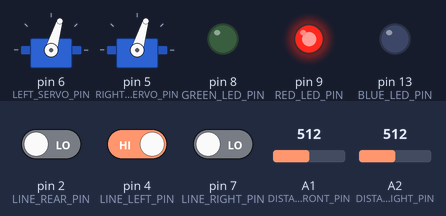
Simulated run of this sketch. Board: Arduino Uno, built with avr-gcc and run on an emulated ATmega328P. Shown: 2 × servo, output pins drawn as LEDs (lit = HIGH). The test bench sets the inputs (shaded band); at power-on: A1 (DISTANCE_FRONT_PIN) = 512, A2 (DISTANCE_RIGHT_PIN) = 512, pin 4 (LINE_LEFT_PIN) HIGH, pin 7 (LINE_RIGHT_PIN) LOW, pin 2 (LINE_REAR_PIN) LOW.

Above: at 1.2 s.
1.3 s: A1 (DISTANCE_FRONT_PIN) set to 169
4.3 s: A1 (DISTANCE_FRONT_PIN) set to 148
At 4.8 s:
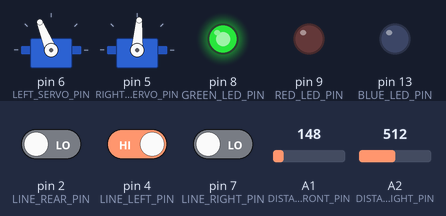
7.3 s: A2 (DISTANCE_RIGHT_PIN) set to 173
10.3 s: A2 (DISTANCE_RIGHT_PIN) set to 148
At 11.1 s:
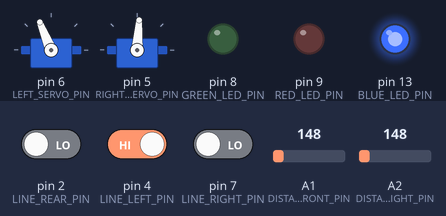
13.3 s: pin 4 (LINE_LEFT_PIN) driven LOW
At 13.9 s:
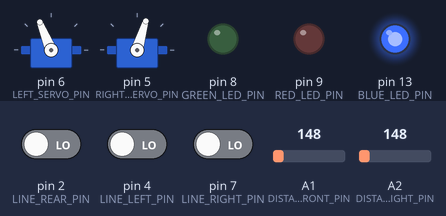
16.3 s: pin 7 (LINE_RIGHT_PIN) driven HIGH
At 16.8 s:
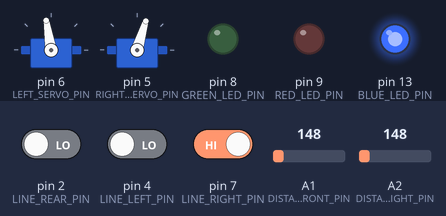
Timing chart, 0 to 20.3 s (numbered marks = the images above; inputs shaded):
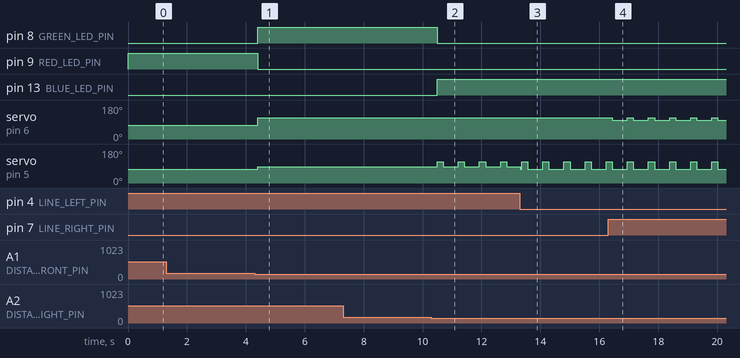

Measured:
- the behaviour switches between 157 and 156 on A1 (DISTANCE_FRONT_PIN) (found by bisection; images 0 and 1)
- the behaviour switches between 157 and 156 on A2 (DISTANCE_RIGHT_PIN) (found by bisection; images 1 and 2)
- after the input at 4.3 s, pin 8 (GREEN_LED_PIN): LOW → HIGH after 0.10 s; pin 9 (RED_LED_PIN): HIGH → LOW after 0.10 s; servo on pin 6 (LEFT_SERVO_PIN): 73° → 112° after 0.10 s; servo on pin 5 (RIGHT_SERVO_PIN): 73° → 86° after 0.10 s
- after the input at 10.3 s, pin 8 (GREEN_LED_PIN): HIGH → LOW after 0.19 s; pin 13 (BLUE_LED_PIN): LOW → HIGH after 0.19 s; servo on pin 5 (RIGHT_SERVO_PIN): alternates 112° for 0.21 s and 86° for 0.51 s, starting after 0.19 s
- after the input at 16.3 s, servo on pin 6 (LEFT_SERVO_PIN): alternates 112° for 0.21 s and 99° for 0.51 s, starting after 0.14 s

The sketch:

milestone2.ino
```cpp
#include "drivers.hpp"
#include "middleware.hpp"

void setup() {
  Serial.begin(9600); // initialize serial comms

  ledInit(); // initialize indicators
  servoInit(); // initialize servos

  //driversTest();
}

void loop() {
  if(checkWallRight()) { // there's a wall on the right
    if(checkWallFront()) { // ...but there's also a wall blocking the path in front
      redLEDOn(); // light red indicator
      turnLeft(); // turn left
      redLEDOff();
    }
    else { // all is fine, robot can go forward
    greenLEDOn(); // light green indicator
    advanceOne(); // move forward
    greenLEDOff();
    }
  }
  else { // no wall on the right
    blueLEDOn(); // light blue indicator
    turnRight(); // turn right
    advanceOne(); // move forward
    blueLEDOff();
  }
}
```

middleware.cpp
```cpp
#include <Arduino.h>
#include "middleware.hpp"
#include "drivers.hpp"

static const int8_t MAX_SPEED = 100; // maximum servo speed
static const int8_t TURN_SPEED = 100; // turn in place speed
static const int8_t LINE_CORRECTION_FACTOR = 3; // correct line deviation by lowering inner servo speed this many times
static const uint32_t MIN_ADVANCE_TIME = 500; // start looking for next intersection after advancing for this much time
static const uint32_t MIN_TURN_TIME = 200; // start looking for new line after turning for this much time
static const uint32_t NAV_UPDATE_TIME = 10; // handle navigation tasks at this interval
static const float GRID_UNIT_LEN = 30.48f; // length of one grid square in cm

void middlewareTest() {
  Serial.println("Middleware Test");

  while(1) {
    Serial.print("Wall in front?: ");
    Serial.println(checkWallFront());
    Serial.println();
    delay(1000);
  }
}

void advanceOne() {
  uint32_t current_time = millis(); // update current_time
  uint32_t nav_start_time = current_time; // time when robot began moving forward
  uint32_t last_nav_update_time = 0; // last time robot handled navigation

  while(1) {
    current_time = millis(); // update current_time

    if(current_time - last_nav_update_time > NAV_UPDATE_TIME) { // handle navigation at predefined intervals to avoid unexpected effects from cpu loading
      last_nav_update_time = current_time;

      if(current_time - nav_start_time > MIN_ADVANCE_TIME) { // check for new intersection after moving away from current one
        if(checkLineRear()) { // exit if robot is at new intersection
          break;
        }
      }

      if(checkLineLeft() && checkLineRight()) { // check for perfect line alignment
        // just advance full speed
        setSpeedLeft(MAX_SPEED);
        setSpeedRight(MAX_SPEED);
      }
      else if(checkLineLeft()) { // otherwise, check for deviation to the right
        // turn left while continuing to advance
        setSpeedLeft(MAX_SPEED / LINE_CORRECTION_FACTOR);
        setSpeedRight(MAX_SPEED);
      }
      else if(checkLineRight()){ // otherwise, check for deviation to the left
        // turn right while continuing to advance
        setSpeedLeft(MAX_SPEED);
        setSpeedRight(MAX_SPEED / LINE_CORRECTION_FACTOR);
      }
    }
  }

  halt(); // halt at new intersection
}

void turnLeft() { // turn left in place
  uint32_t current_time = millis(); //update current_time
  uint32_t nav_start_time = current_time; // time when robot began turning
  uint32_t last_nav_update_time = 0; // last time robot handled navigation

  while(1) {
    current_time = millis();

    if(current_time - last_nav_update_time > NAV_UPDATE_TIME) { // handle navigation at predefined intervals to avoid unexpected effects from cpu loading
      last_nav_update_time = current_time;

      if(current_time - nav_start_time > MIN_TURN_TIME) { // check for new line after turning away from current one
        if(checkLineLeft() || checkLineRight()) { // exit if robot is at new line
          break;
        }
      }

      // turn left in place
      setSpeedRight(TURN_SPEED);
      setSpeedLeft(-TURN_SPEED);
    }
  }

  halt(); // halt at new line
}

void turnRight() { // turn right in place
  uint32_t current_time = millis(); //update current_time
  uint32_t nav_start_time = current_time; // time when robot began turning
  uint32_t last_nav_update_time = 0; // last time robot handled navigation

  while(1) {
    current_time = millis();

    if(current_time - last_nav_update_time > NAV_UPDATE_TIME) { // handle navigation at predefined intervals to avoid unexpected effects from cpu loading
      last_nav_update_time = current_time;

      if(current_time - nav_start_time > MIN_TURN_TIME) { // check for new line after turning away from current one
        if(checkLineLeft() || checkLineRight()) { // exit if robot is at new line
          break;
        }
      }

      // turn right in place
      setSpeedRight(-TURN_SPEED);
      setSpeedLeft(TURN_SPEED);
    }
  }

  halt(); // halt at new line
}

void halt() {
  // set both servos to 0 speed
  setSpeedRight(0);
  setSpeedLeft(0);
}

bool checkWallFront() {
  // robot is facing a wall if it sees something closer than half the grid unit length
  return getDistanceFront() < GRID_UNIT_LEN / 2.0f;
}

bool checkWallRight() {
  // robot has a wall to the right if it sees something closer than half the grid unit length
  return getDistanceRight() < GRID_UNIT_LEN / 2.0f;
}
```

middleware.hpp
```cpp
void middlewareTest(); // test middleware functionality

void advanceOne(); // advance one grid unit (blocking)
void turnLeft(); // turn left at an intersection (blocking)
void turnRight(); // turn right at an intersection (blocking)
void halt(); // stop the robot

bool checkWallFront(); // check whether there is wall in front of the robot (must be at an intersection)
bool checkWallRight(); // check whether there is wall to the right of the robot (must be at an intersection)
```

drivers.cpp
```cpp
#include <Arduino.h>
#include <Servo.h>

#include "drivers.hpp"

// allocate servo structures
static Servo servo_left;
static Servo servo_right;

static const int RED_LED_PIN = 9; // red indicator pin
static const int GREEN_LED_PIN = 8; // green indicator pin
static const int BLUE_LED_PIN = 13; // blue indicator pin
static const int LINE_LEFT_PIN = 4; // left line sensor input pin
static const int LINE_RIGHT_PIN = 7; // right line sensor input pin
static const int LINE_REAR_PIN = 2; // rear line sensor input pin (used for intersection detection)
static const int DISTANCE_FRONT_PIN = A1; // front distance sensor pin
static const int DISTANCE_RIGHT_PIN = A2; // right distance sensor pin

static const int LEFT_SERVO_PIN = 6; // left servo control pin
static const int RIGHT_SERVO_PIN = 5; // right servo control pin

void driversTest() {
  Serial.println("Drivers Test");
  Serial.println();

  // test leds
  /*redLEDOn();
  greenLEDOn();
  blueLEDOn();*/

  while(1) {
    // test line sensors
    Serial.print("Left Line Sensor: ");
    Serial.println(checkLineLeft());
    Serial.print("Right Line Sensor: ");
    Serial.println(checkLineRight());
    Serial.print("Rear Line Sensor: ");
    Serial.println(checkLineRear());
    Serial.print("Front Distance Sensor: ");
    Serial.println(getDistanceFront());
    Serial.println();
    delay(1000);
  }

  // test servos
  /*setSpeedLeft(100);
  setSpeedRight(100);*/
}

void ledInit()
{
  pinMode(RED_LED_PIN, OUTPUT); // make red indicator pin an output
  pinMode(GREEN_LED_PIN, OUTPUT); // make green indicator pin an output
  pinMode(BLUE_LED_PIN, OUTPUT); // make blue indicator pin an output
}

void redLEDOn() {
  digitalWrite(RED_LED_PIN, HIGH); // LED active high
}

void greenLEDOn() {
  digitalWrite(GREEN_LED_PIN, HIGH); // LED active high
}

void blueLEDOn() {
  digitalWrite(BLUE_LED_PIN, HIGH); // LED active high
}

void redLEDOff() {
  digitalWrite(RED_LED_PIN, LOW); // LED active high
}

void greenLEDOff() {
  digitalWrite(GREEN_LED_PIN, LOW); // LED active high
}

void blueLEDOff() {
  digitalWrite(BLUE_LED_PIN, LOW); // LED active high
}

bool checkLineLeft() {
  return !digitalRead(LINE_LEFT_PIN); // white line detection
}

bool checkLineRight() {
  return !digitalRead(LINE_RIGHT_PIN); // white line detection
}

bool checkLineRear() {
  return !digitalRead(LINE_REAR_PIN); // white line detection
}

float getDistanceFront() {
  return 2457.6f / analogRead(DISTANCE_FRONT_PIN) - 0.42f; // transfer function obtained from datasheet
}

float getDistanceRight() {
  return 2457.6f / analogRead(DISTANCE_RIGHT_PIN) - 0.42f; // transfer function obtained from datasheet
}

void servoInit() {
  // associate servo structures with corresponding control pins
  servo_left.attach(LEFT_SERVO_PIN);
  servo_right.attach(RIGHT_SERVO_PIN);

  // halt the motors on startup
  setSpeedLeft(0);
  setSpeedRight(0);
}

void setSpeedLeft(int8_t spd) {
  // map [-100, 100] -> [1300, 1700]
  servo_left.writeMicroseconds(1500 + (int16_t)spd * 2);
}

void setSpeedRight(int8_t spd) {
  // map [-100, 100] -> [1300, 1700]
  servo_right.writeMicroseconds(1500 - (int16_t)spd * 2);
}
```

drivers.hpp
```cpp
void driversTest(); // test driver functionality

void ledInit(); // initialize LEDs
void redLEDOn(); // turn on red LED
void greenLEDOn(); // turn on green LED
void blueLEDOn(); // turn on blue LED
void redLEDOff(); // turn off red LED
void greenLEDOff(); // turn off green LED
void blueLEDOff(); // turn off blue LED

bool checkLineLeft(); // get state of left line sensor
bool checkLineRight(); // get state of right line sensor
bool checkLineRear(); // get state of rear line sensor

float getDistanceFront(); // get front distance sensor reading in cm
float getDistanceRight(); // get right distance sensor reading in cm

void servoInit(); // initialize servos
void setSpeedLeft(int8_t spd); // set left servo speed. range: [-100, 100]
void setSpeedRight(int8_t spd); // set right servo speed. range: [-100, 100]
```
